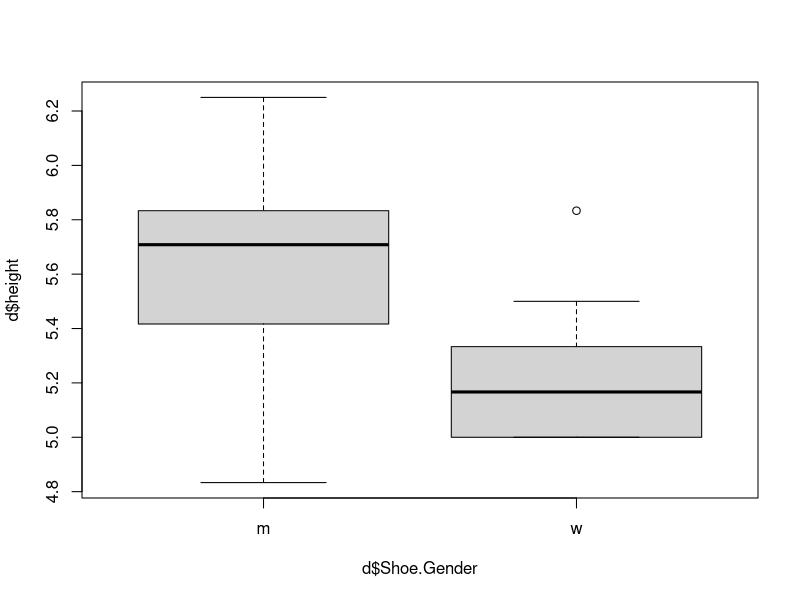

The R source for this figure:
d <- read.csv('class_data_complete.csv')
d$height <- d$Height..ft. + d$Height..in./12

# 1
boxplot(d$height ~ d$Shoe.Gender)

# 3

# Count the number of women in the class
women <- length(d$height[d$Shoe.Gender == 'w'])

# Count the number of women who are as short or shorter than 5'4"
# and divide by the number of women
length(d$height[d$height <= 5 + 1/3 & d$Shoe.Gender == 'w']) / women

# Same but taller than 5'8"
length(d$height[d$height > 5 + 2/3 & d$Shoe.Gender == 'w']) / women

# How many girls 5'5" or taller?
tallGirls <- length(d$height[d$height >= 5 + 5/12 & d$Shoe.Gender == 'w'])
# Only one Idara, so the probability of choosing Idara given that he's picking
# a tall girl is
1 / tallGirls

length(d$height[d$height == 5 & d$Shoe.Gender == 'w' & d$State == 'HI']) / women
